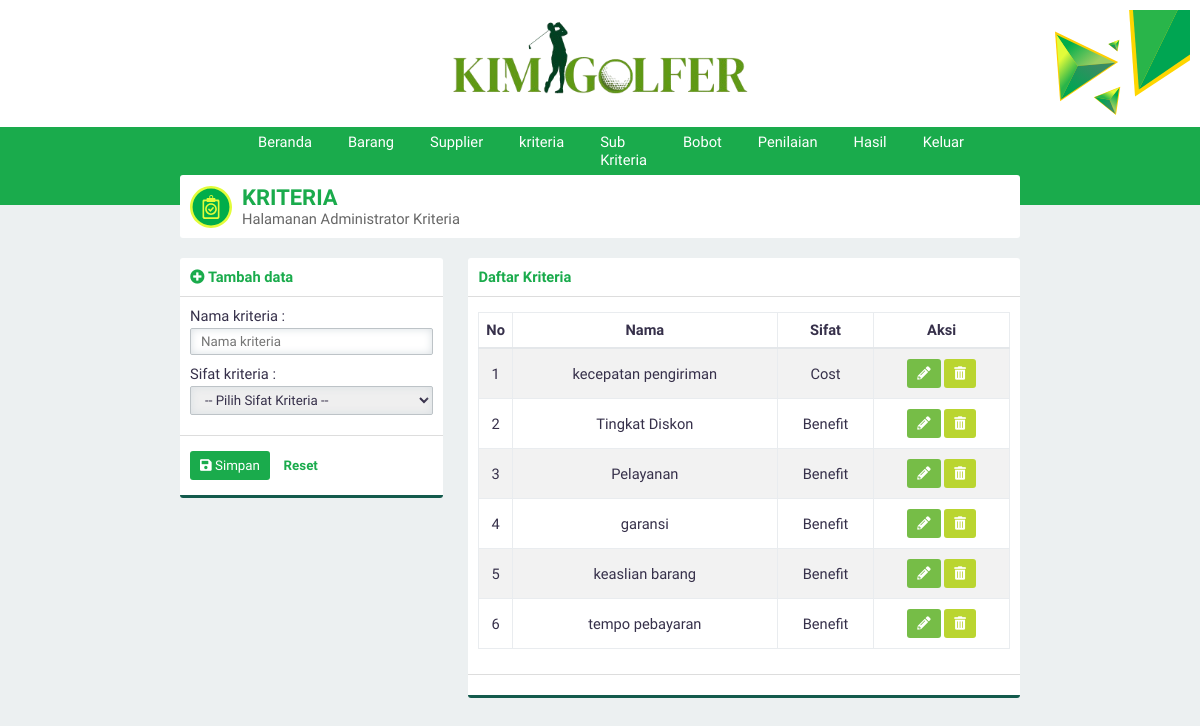
Screenshot of /?page=kriteria (signed in) with the database file from the repository.
### tables this page shows
CREATE TABLE `kriteria` (
  `id_kriteria` int(3) NOT NULL,
  `namaKriteria` varchar(30) NOT NULL,
  `sifat` enum('Benefit','Cost') NOT NULL
);

### page/kriteria.php (the view, shortened to what this page needs)
<div class="panel">
    <div class="panel-middle" id="judul">
        <img src="asset/image/kriteria.svg">
        <div id="judul-text">
            <h2 class="text-green">KRITERIA</h2>
            Halamanan Administrator Kriteria
        </div>
    </div>
</div>
<div class="row">
    <div class="col-4">
        <div class="panel">
            <?php
            if (@htmlspecialchars($_GET['aksi'])=='ubah'){
                include 'ubahkriteria.php';
            }else{
                include 'tambahkriteria.php';
            }
            ?>
        </div>
    </div>
    <div class="col-8">
        <div class="panel">
            <div class="panel-top">
                <b class="text-green">Daftar Kriteria</b>
            </div>
            <div class="panel-middle">
                <div class="table-responsive">
                    <table>
                        <thead><tr><th>No</th><th>Nama</th><th>Sifat</th><th>Aksi</th></tr></thead>
                        <tbody>
                        <?php
                        $query="SELECT * FROM kriteria";
                        $execute=$konek->query($query);
                        if ($execute->num_rows > 0){
                            $no=1;
                            while($data=$execute->fetch_array(MYSQLI_ASSOC)){
                                echo"
                                <tr id='data'>
                                    <td>$no</td>
                                    <td>$data[namaKriteria]</td>
                                    <td>$data[sifat]</td>
                                    <td><div class='norebuttom'>
                                    <a class=\"btn btn-light-green\" href='./?page=kriteria&aksi=ubah&id=".$data['id_kriteria']."'><i class='fa fa-pencil-alt'></i></a>
                                    <a class=\"btn btn-yellow\" data-a=".$data['namaKriteria']." id='hapus' href='./proses/proseshapus.php/?op=kriteria&id=".$data['id_kriteria']."'><i class='fa fa-trash-alt'></i></a></td>
                                </div></tr>";
                                $no++;
                            }
                        }else{
                            echo "<tr><td  class='text-center text-green' colspan='4'><b>Kosong</b></td></tr>";
                        }
                        ?>
            <div class="panel-bottom"></div>

### index.php (shortened to what this page needs)
<?php
if (empty($_SESSION['user']) && empty($_SESSION['role'])) {
    include 'login.php';
} else {
    $role = $_SESSION['role'];
    if ($role === 'adminpsa') {
        include 'admin.php';
    } elseif ($role === 'adminpba') {
        include 'adminpba.php';
    } else {
        echo "Role tidak dikenal atau tidak diizinkan.";
    }
}

### admin.php (shortened to what this page needs)
<!DOCTYPE html>
<html>
<head>
	<link rel="stylesheet" type="text/css" href="asset/css/style.css">
    <link rel="stylesheet" type="text/css" href="asset/plugin/font-icon/css/fontawesome-all.min.css">
</head>
<body>
<header>
    <img src="asset/image/logo5.png" id="logo-header">
    <img src="asset/image/top-image.svg" id="hiasan">
</header>
<nav>
    <?php include "nav.php"; ?>
</nav>
<main>
    <div id="main-body">
        <?php include "page.php"; ?>
</main>
</body>
</html>

### nav.php (shortened to what this page needs)
<ul class="nav">
    <li><a href="./?page=beranda">Beranda</a></li>
    <li><a href="./?page=barang">Barang</a></li>
    <li><a href="./?page=supplier">Supplier</a></li>
    <li><a href="./?page=kriteria">kriteria</a></li>
    <li><a href="./?page=subkriteria">Sub Kriteria</a></li>
    <li><a href="./?page=bobot">Bobot</a></li>
    <li><a href="./?page=penilaian">Penilaian</a></li>
    <li><a href="./?page=hasil">Hasil</a></li>
    <li><a href="./logout.php" id="out">Keluar</a></li>
</ul>

### page.php (shortened to what this page needs)
<?php
$page=htmlspecialchars(@$_GET['page']);
switch ($page){
    case 'kriteria':
        include 'page/kriteria.php';
        break;
}

### page/tambahkriteria.php (shortened to what this page needs)
<div class="panel-top">
    <b class="text-green"><i class="fa fa-plus-circle text-green"></i> Tambah data</b>
</div>
<form id="form" method="POST" action="./proses/prosestambah.php">
    <div class="panel-middle">
        <div class="group-input">
            <label for="kriteria" >Nama kriteria :</label>
            <input type="text" class="form-custom" required autocomplete="off" placeholder="Nama kriteria" id="kriteria" name="kriteria">
        </div>
        <div class="group-input">
            <label for="sifat" >Sifat kriteria :</label>
            <select class="form-custom" required id="sifat" name="sifat">
                <option selected disabled>-- Pilih Sifat Kriteria --</option>
            </select>
        </div>
    </div>
    <div class="panel-bottom">
        <button type="submit" id="buttonsimpan" class="btn btn-green"><i class="fa fa-save"></i> Simpan</button>
        <button type="reset" id="buttonreset" class="btn btn-second">Reset</button>
    </div>
</form>

### asset/css/style.css (style rules this page uses)
* { padding: 0; margin: 0; font-family: 'Work Sans', sans-serif; color: #36304A; font-weight: 500; letter-spacing: normal; }
a { text-decoration: none; }
h2 { font-size: 1.5em; }
b, h1, h2, h3, h4, h5 { padding: 0; font-weight: 600 !important; margin: 0.83em 0em; }
.text-green { color: #1aab4c !important; }
input, select { border: none; width: 100%; }
.form-custom { padding: 5px 10px; border: solid 1px #BDC3C7; -webkit-border-radius: 2px; -moz-border-radius: 2px; border-radius: 2px; box-sizing: border-box; box-shadow: inset 0 0 8px #d9dfe3; margin: 3px 0 10px 0; }
.btn { border: none; -webkit-padding: 7px 10px; -o-padding: 7px 10px; -moz-padding: 7px 10px; padding: 7px 10px; border-radius: 3px; margin: 5px 0px; display: inline-block; cursor: pointer; font-size: 10pt !important; }
.btn i { color: white !important; }
.btn-green { background-color: #1aab4c; color: white !important; }
.btn-light-green { background-color: #76bd47; color: white !important; }
.btn-yellow { background-color: #bad530; color: white !important; }
.btn-second { background-color: transparent; color: #1aab4c; font-weight: 600; }
.row { margin-top: 10px; display: flex; }
div[class^="col-"] { margin-left: 3%; }
div[class^="col-"]:first-child { margin-left: 0%; }
.col-4 { width: 31.3333333333%; }
.col-8 { width: 65.6666666667%; }
.table-responsive { overflow-y: hidden; }
table { width: 100%; text-align: center; border-collapse: collapse; margin: 5px 0px 15px 0px; }
table tr th { padding: 8px 0px; border: solid 1px #e9ecef; border-bottom: solid 2px #e4e7ea; font-weight: bold; }
table td { border: solid 1px #e9ecef; padding: 5px; }
table tr#data:nth-child(odd) { background-color: #f2f2f2; }
.panel { background-color: white; border-radius: 3px; -webkit-box-sizing: border-box; -moz-box-sizing: border-box; -o-box-sizing: border-box; box-sizing: border-box; margin-bottom: 20px; overflow: hidden; }
.panel-top { padding: 10px; box-sizing: padding-box; border-bottom: solid 1px #dddddd; }
.panel-middle { padding: 10px; box-sizing: padding-box; }
.panel-bottom { padding: 10px; border-bottom: solid 3px #135a4c; border-top: solid 1px #dddddd; }
header { padding: 15px 0px; background-color: white; width: 100vw; text-align: center; }
nav { background-color: #1aab4c; width: 100vw; }
ul.nav { width: 60vw; display: flex; justify-content: space-around; list-style: none; margin: 0 auto; padding: 0; }
ul.nav li a { font-size: 11pt; display: block; text-decoration: none; color: white; padding: 6px 18px; }
main { position: relative; display: flex; justify-content: center; }
main #main-body { width: 70vw; z-index: 1; top: 0; position: absolute; }
body { background-color: #ECF0F1; display: flex; width: 100vw; height: 100vh; align-items: center; flex-direction: column; overflow-x: hidden; font-size: 11pt; }
#judul { display: flex; align-items: center; }
#judul img { margin-right: 10px; }
#judul #judul-text { color: #666666; }
#judul #judul-text h2 { margin: 0 !important; }

### admin.php (style rules this page uses)
#hiasan { position: absolute; top: 10px; right: 10px; width: 135px; height: auto; }
#logo-header { width: 370px; }

### rows the page displays
kriteria: namaKriteria "kecepatan pengiriman", sifat "Cost"
kriteria: namaKriteria "Tingkat Diskon", sifat "Benefit"
kriteria: namaKriteria "Pelayanan", sifat "Benefit"
kriteria: namaKriteria "garansi", sifat "Benefit"
kriteria: namaKriteria "keaslian barang", sifat "Benefit"
kriteria: namaKriteria "tempo pebayaran", sifat "Benefit"
